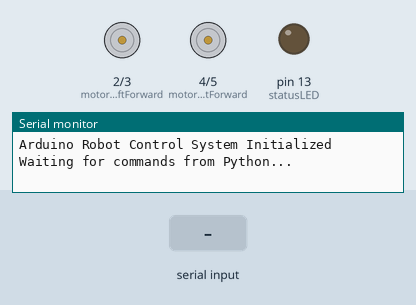
This sketch was run on a simulated Arduino Uno, built with avr-gcc and run on an emulated ATmega328P. Parts: motor-driver pin pairs drawn as motors (green arrow = first pin HIGH = forward, orange = second pin HIGH = backward, longer = more drive, scaled by the enable pin), output pins drawn as LEDs (lit = HIGH), the last lines printed to the serial monitor. The test bench sets the inputs (shaded band).

Above: at 0.3 s.
At 2.4 s:
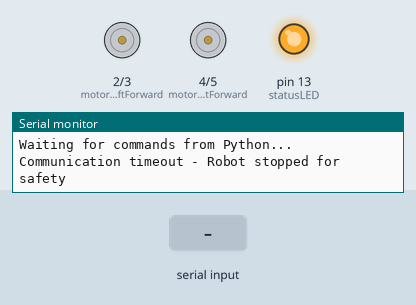
2.5 s: "0" received over Serial
At 3.1 s:
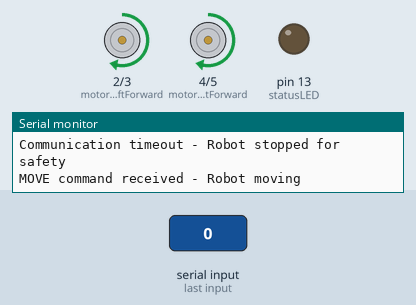
Timing chart, 0 to 5.5 s (numbered marks = the images above; inputs shaded):
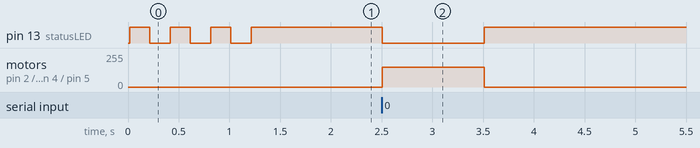

Measured:
- after the input at 2.5 s, pin 13 (statusLED): HIGH → LOW at once, → HIGH 1.0 s later; motor on pin 2 (motorLeftForward) / pin 3 (motorLeftBackward), motor on pin 4 (motorRightForward) / pin 5 (motorRightBackward): stopped → forward 150/255 at once, → stopped 1.0 s later
- by itself, pin 13 (statusLED): alternates HIGH for 0.20 s and LOW for 0.20 s, 6 changes in all, then stays HIGH

The sketch:

robot_controll.ino
```cpp
/*
 * Arduino Robot Control for Stop Sign Detection System
 *
 * This code receives commands from Python via UART:
 * - '1' = Stop the robot
 * - '0' = Keep moving
 *
 * The robot uses two DC motors controlled by a motor driver
 * (L298N or similar) connected to the Arduino pins.
 */

// Motor control pins (adjust based on your motor driver)
const int motorLeftForward = 2;   // Left motor forward pin
const int motorLeftBackward = 3;  // Left motor backward pin
const int motorRightForward = 4;  // Right motor forward pin
const int motorRightBackward = 5; // Right motor backward pin

// Motor speed control pins (PWM pins for speed control)
const int motorLeftSpeed = 9;     // Left motor speed (PWM)
const int motorRightSpeed = 10;   // Right motor speed (PWM)

// Status LED pin
const int statusLED = 13;         // Built-in LED for status indication

// Robot control variables
int robotState = 0;               // 0 = moving, 1 = stopped
int motorSpeed = 150;             // Default motor speed (0-255)
unsigned long lastCommandTime = 0; // For timeout detection
const unsigned long commandTimeout = 1000; // 1 second timeout

void setup() {
  // Initialize serial communication
  Serial.begin(9600);

  // Initialize motor control pins as outputs
  pinMode(motorLeftForward, OUTPUT);
  pinMode(motorLeftBackward, OUTPUT);
  pinMode(motorRightForward, OUTPUT);
  pinMode(motorRightBackward, OUTPUT);
  pinMode(motorLeftSpeed, OUTPUT);
  pinMode(motorRightSpeed, OUTPUT);

  // Initialize status LED
  pinMode(statusLED, OUTPUT);

  // Start with robot stopped for safety
  stopRobot();

  Serial.println("Arduino Robot Control System Initialized");
  Serial.println("Waiting for commands from Python...");

  // Flash LED to indicate system ready
  for (int i = 0; i < 3; i++) {
    digitalWrite(statusLED, HIGH);
    delay(200);
    digitalWrite(statusLED, LOW);
    delay(200);
  }
}

void loop() {
  // Check for incoming serial data
  if (Serial.available() > 0) {
    char command = Serial.read();
    lastCommandTime = millis();

    if (command == '1') {
      // Stop command received
      if (robotState != 1) {
        robotState = 1;
        stopRobot();
        digitalWrite(statusLED, HIGH); // LED on when stopped
        Serial.println("STOP command received - Robot stopped");
      }
    }
    else if (command == '0') {
      // Move command received
      if (robotState != 0) {
        robotState = 0;
        moveForward();
        digitalWrite(statusLED, LOW); // LED off when moving
        Serial.println("MOVE command received - Robot moving");
      }
    }
  }

  // Safety timeout - stop robot if no command received for too long
  if (millis() - lastCommandTime > commandTimeout && robotState == 0) {
    robotState = 1;
    stopRobot();
    digitalWrite(statusLED, HIGH);
    Serial.println("Communication timeout - Robot stopped for safety");
  }

  // Small delay to prevent overwhelming the serial buffer
  delay(10);
}

void moveForward() {
  /*
   * Move robot forward by activating both motors in forward direction
   */
  // Left motor forward
  digitalWrite(motorLeftForward, HIGH);
  digitalWrite(motorLeftBackward, LOW);
  analogWrite(motorLeftSpeed, motorSpeed);

  // Right motor forward
  digitalWrite(motorRightForward, HIGH);
  digitalWrite(motorRightBackward, LOW);
  analogWrite(motorRightSpeed, motorSpeed);
}

void stopRobot() {
  /*
   * Stop all robot movement by turning off all motors
   */
  // Stop left motor
  digitalWrite(motorLeftForward, LOW);
  digitalWrite(motorLeftBackward, LOW);
  analogWrite(motorLeftSpeed, 0);

  // Stop right motor
  digitalWrite(motorRightForward, LOW);
  digitalWrite(motorRightBackward, LOW);
  analogWrite(motorRightSpeed, 0);
}

void moveBackward() {
  /*
   * Move robot backward (optional function for future enhancements)
   */
  // Left motor backward
  digitalWrite(motorLeftForward, LOW);
  digitalWrite(motorLeftBackward, HIGH);
  analogWrite(motorLeftSpeed, motorSpeed);

  // Right motor backward
  digitalWrite(motorRightForward, LOW);
  digitalWrite(motorRightBackward, HIGH);
  analogWrite(motorRightSpeed, motorSpeed);
}

void turnLeft() {
  /*
   * Turn robot left (optional function for future enhancements)
   */
  // Left motor backward, right motor forward
  digitalWrite(motorLeftForward, LOW);
  digitalWrite(motorLeftBackward, HIGH);
  analogWrite(motorLeftSpeed, motorSpeed);

  digitalWrite(motorRightForward, HIGH);
  digitalWrite(motorRightBackward, LOW);
  analogWrite(motorRightSpeed, motorSpeed);
}

void turnRight() {
  /*
   * Turn robot right (optional function for future enhancements)
   */
  // Left motor forward, right motor backward
  digitalWrite(motorLeftForward, HIGH);
  digitalWrite(motorLeftBackward, LOW);
  analogWrite(motorLeftSpeed, motorSpeed);

  digitalWrite(motorRightForward, LOW);
  digitalWrite(motorRightBackward, HIGH);
  analogWrite(motorRightSpeed, motorSpeed);
}

/*
 * Pin Connection Guide:
 *
 * L298N Motor Driver to Arduino:
 * - IN1 → Pin 2 (motorLeftForward)
 * - IN2 → Pin 3 (motorLeftBackward)
 * - IN3 → Pin 4 (motorRightForward)
 * - IN4 → Pin 5 (motorRightBackward)
 * - ENA → Pin 9 (motorLeftSpeed)
 * - ENB → Pin 10 (motorRightSpeed)
 * - VCC → 5V
 * - GND → GND
 *
 * Motors to L298N:
 * - Left Motor → OUT1, OUT2
 * - Right Motor → OUT3, OUT4
 *
 * Power Supply:
 * - Connect external power supply (6-12V) to L298N VCC and GND
 * - Remove VCC jumper on L298N if using external power
 *
 * Status LED:
 * - Built-in LED on Pin 13 (no external connection needed)
 * - Optional: Connect external LED with resistor to Pin 13
 */
```
